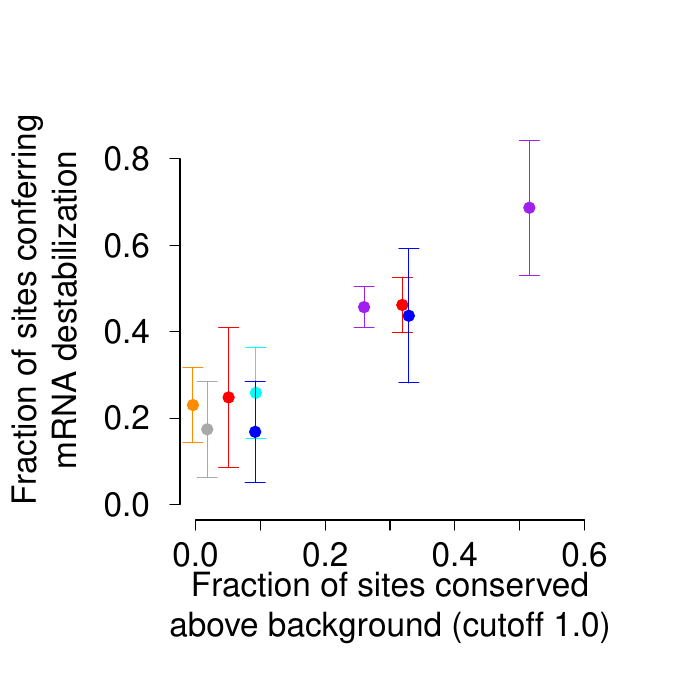

Write R code to recreate this figure.
X1=read.delim("Fig2G_fractions.txt", row.names=1)
X1$avg=apply(X1[,3:8],1,mean)
X1$sd=apply(X1[,3:8],1,sd)

X1
"Fraction repressed is computed in ../Fig1/Fig1_cdfs.R for 5' UTR and 3' UTR sites"

col=c("purple", "red", "blue", "cyan", "darkgrey","darkorange","purple", "red", "blue")

pdf("Fig2G.pdf")
par(mar=c(9,9,5,5), mgp = c(5, 1.5, 0))
plot(X1$FracConserved, X1$avg, cex.axis=2, cex.lab=2, bty="n", ylab="Fraction of sites conferring\nmRNA destabilization", 
xlab="Fraction of sites conserved\nabove background (cutoff 1.0)", pch=19, xlim=c(0, 0.6), ylim=c(0, 0.9), 
col = col, las=1, cex=1.5)
error.bar(X1$FracConserved, X1$avg, X1$sd, col=col)
plot(X1$FracRepressed, X1$FracConserved, cex.axis=2, cex.lab=2, bty="n", xlab="Fraction of sites conferring\nmRNA destabilization", 
ylab="Fraction of sites conserved\nabove background (cutoff 1.0)", pch=19, xlim=c(0, 0.6), ylim=c(0, 0.6), 
col = c("purple", "red", "blue", "cyan", "darkgrey","darkorange","purple", "red", "blue"), las=1, cex=1.5)
dev.off()
